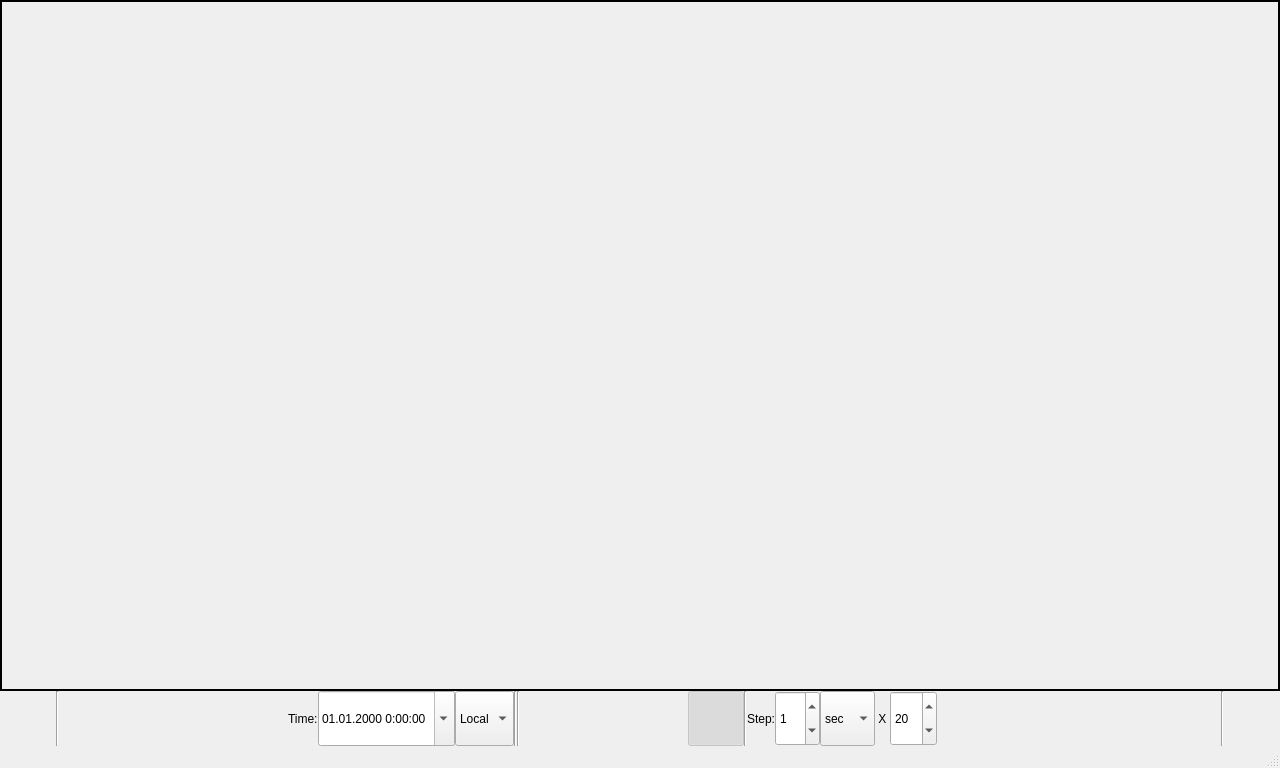
<?xml version="1.0" encoding="UTF-8"?>
<ui version="4.0">
 <author>Yan Coduemat</author>
 <class>MainWindow</class>
 <widget class="QMainWindow" name="MainWindow">
  <property name="geometry">
   <rect>
    <x>0</x>
    <y>0</y>
    <width>1280</width>
    <height>768</height>
   </rect>
  </property>
  <property name="sizePolicy">
   <sizepolicy hsizetype="Minimum" vsizetype="Minimum">
    <horstretch>0</horstretch>
    <verstretch>0</verstretch>
   </sizepolicy>
  </property>
  <property name="windowTitle">
   <string>SatViewer</string>
  </property>
  <property name="windowIcon">
   <iconset resource="SatViewer.qrc">
    <normaloff>:/options/satviewer.png</normaloff>:/options/satviewer.png</iconset>
  </property>
  <property name="locale">
   <locale language="C" country="AnyCountry"/>
  </property>
  <property name="toolButtonStyle">
   <enum>Qt::ToolButtonTextUnderIcon</enum>
  </property>
  <widget class="QWidget" name="centralwidget">
   <layout class="QHBoxLayout" name="horizontalLayout">
    <property name="spacing">
     <number>0</number>
    </property>
    <property name="leftMargin">
     <number>0</number>
    </property>
    <property name="topMargin">
     <number>0</number>
    </property>
    <property name="rightMargin">
     <number>0</number>
    </property>
    <property name="bottomMargin">
     <number>0</number>
    </property>
    <item>
     <widget class="QFrame" name="frameMain">
      <property name="cursor">
       <cursorShape>ArrowCursor</cursorShape>
      </property>
      <property name="frameShape">
       <enum>QFrame::NoFrame</enum>
      </property>
      <property name="frameShadow">
       <enum>QFrame::Raised</enum>
      </property>
      <layout class="QVBoxLayout" name="verticalLayout_2">
       <property name="spacing">
        <number>0</number>
       </property>
       <property name="leftMargin">
        <number>0</number>
       </property>
       <property name="topMargin">
        <number>0</number>
       </property>
       <property name="rightMargin">
        <number>0</number>
       </property>
       <property name="bottomMargin">
        <number>0</number>
       </property>
       <item>
        <widget class="QFrame" name="frameMap">
         <property name="cursor">
          <cursorShape>CrossCursor</cursorShape>
         </property>
         <property name="frameShape">
          <enum>QFrame::Panel</enum>
         </property>
         <property name="frameShadow">
          <enum>QFrame::Plain</enum>
         </property>
         <property name="lineWidth">
          <number>2</number>
         </property>
        </widget>
       </item>
       <item>
        <widget class="QFrame" name="frameTime">
         <property name="sizePolicy">
          <sizepolicy hsizetype="Preferred" vsizetype="Maximum">
           <horstretch>0</horstretch>
           <verstretch>0</verstretch>
          </sizepolicy>
         </property>
         <layout class="QHBoxLayout" name="horizontalLayout_2">
          <property name="spacing">
           <number>0</number>
          </property>
          <property name="leftMargin">
           <number>0</number>
          </property>
          <property name="topMargin">
           <number>0</number>
          </property>
          <property name="rightMargin">
           <number>0</number>
          </property>
          <property name="bottomMargin">
           <number>0</number>
          </property>
          <item>
           <widget class="QToolButton" name="tlBtnOptions">
            <property name="sizePolicy">
             <sizepolicy hsizetype="Minimum" vsizetype="Minimum">
              <horstretch>0</horstretch>
              <verstretch>0</verstretch>
             </sizepolicy>
            </property>
            <property name="toolTip">
             <string>Настройки</string>
            </property>
            <property name="text">
             <string/>
            </property>
            <property name="icon">
             <iconset resource="SatViewer.qrc">
              <normaloff>:/toolbar/menu.svg</normaloff>:/toolbar/menu.svg</iconset>
            </property>
            <property name="iconSize">
             <size>
              <width>48</width>
              <height>48</height>
             </size>
            </property>
            <property name="autoRaise">
             <bool>true</bool>
            </property>
           </widget>
          </item>
          <item>
           <widget class="Line" name="line_4">
            <property name="orientation">
             <enum>Qt::Vertical</enum>
            </property>
           </widget>
          </item>
          <item>
           <spacer name="horizontalSpacer_2">
            <property name="orientation">
             <enum>Qt::Horizontal</enum>
            </property>
            <property name="sizeHint" stdset="0">
             <size>
              <width>40</width>
              <height>20</height>
             </size>
            </property>
           </spacer>
          </item>
          <item>
           <widget class="QLabel" name="label">
            <property name="sizePolicy">
             <sizepolicy hsizetype="Minimum" vsizetype="Minimum">
              <horstretch>0</horstretch>
              <verstretch>0</verstretch>
             </sizepolicy>
            </property>
            <property name="maximumSize">
             <size>
              <width>16777215</width>
              <height>16777215</height>
             </size>
            </property>
            <property name="text">
             <string>Time:</string>
            </property>
            <property name="buddy">
             <cstring>dateTimeEdit</cstring>
            </property>
           </widget>
          </item>
          <item>
           <widget class="QDateTimeEdit" name="dateTimeEdit">
            <property name="enabled">
             <bool>true</bool>
            </property>
            <property name="sizePolicy">
             <sizepolicy hsizetype="Minimum" vsizetype="Minimum">
              <horstretch>0</horstretch>
              <verstretch>0</verstretch>
             </sizepolicy>
            </property>
            <property name="specialValueText">
             <string notr="true"/>
            </property>
            <property name="correctionMode">
             <enum>QAbstractSpinBox::CorrectToNearestValue</enum>
            </property>
            <property name="displayFormat">
             <string notr="true">dd.MM.yyyy H:mm:ss</string>
            </property>
            <property name="calendarPopup">
             <bool>true</bool>
            </property>
            <property name="currentSectionIndex">
             <number>0</number>
            </property>
           </widget>
          </item>
          <item>
           <widget class="QComboBox" name="comboBoxTimeType">
            <property name="sizePolicy">
             <sizepolicy hsizetype="Minimum" vsizetype="Minimum">
              <horstretch>0</horstretch>
              <verstretch>0</verstretch>
             </sizepolicy>
            </property>
            <property name="minimumSize">
             <size>
              <width>0</width>
              <height>32</height>
             </size>
            </property>
            <property name="sizeAdjustPolicy">
             <enum>QComboBox::AdjustToContents</enum>
            </property>
            <item>
             <property name="text">
              <string>Local</string>
             </property>
            </item>
            <item>
             <property name="text">
              <string>UTC</string>
             </property>
            </item>
           </widget>
          </item>
          <item>
           <widget class="Line" name="line">
            <property name="orientation">
             <enum>Qt::Vertical</enum>
            </property>
           </widget>
          </item>
          <item>
           <widget class="Line" name="line_5">
            <property name="orientation">
             <enum>Qt::Vertical</enum>
            </property>
           </widget>
          </item>
          <item>
           <widget class="QToolButton" name="tlBtnTime">
            <property name="sizePolicy">
             <sizepolicy hsizetype="Minimum" vsizetype="Minimum">
              <horstretch>0</horstretch>
              <verstretch>0</verstretch>
             </sizepolicy>
            </property>
            <property name="text">
             <string/>
            </property>
            <property name="icon">
             <iconset resource="SatViewer.qrc">
              <normaloff>:/toolbar/down-arrow.svg</normaloff>:/toolbar/down-arrow.svg</iconset>
            </property>
            <property name="iconSize">
             <size>
              <width>48</width>
              <height>48</height>
             </size>
            </property>
            <property name="checkable">
             <bool>true</bool>
            </property>
            <property name="autoRaise">
             <bool>true</bool>
            </property>
           </widget>
          </item>
          <item>
           <widget class="QToolButton" name="tlBtnPlay">
            <property name="enabled">
             <bool>false</bool>
            </property>
            <property name="sizePolicy">
             <sizepolicy hsizetype="Minimum" vsizetype="Minimum">
              <horstretch>0</horstretch>
              <verstretch>0</verstretch>
             </sizepolicy>
            </property>
            <property name="text">
             <string/>
            </property>
            <property name="icon">
             <iconset resource="SatViewer.qrc">
              <normaloff>:/toolbar/play-button.svg</normaloff>
              <normalon>:/toolbar/pause.svg</normalon>:/toolbar/play-button.svg</iconset>
            </property>
            <property name="iconSize">
             <size>
              <width>48</width>
              <height>48</height>
             </size>
            </property>
            <property name="checkable">
             <bool>true</bool>
            </property>
            <property name="autoRaise">
             <bool>true</bool>
            </property>
           </widget>
          </item>
          <item>
           <widget class="QToolButton" name="tlBtnBackward">
            <property name="enabled">
             <bool>false</bool>
            </property>
            <property name="sizePolicy">
             <sizepolicy hsizetype="Minimum" vsizetype="Minimum">
              <horstretch>0</horstretch>
              <verstretch>0</verstretch>
             </sizepolicy>
            </property>
            <property name="text">
             <string/>
            </property>
            <property name="icon">
             <iconset resource="SatViewer.qrc">
              <normaloff>:/toolbar/left-arrow-1.svg</normaloff>:/toolbar/left-arrow-1.svg</iconset>
            </property>
            <property name="iconSize">
             <size>
              <width>48</width>
              <height>48</height>
             </size>
            </property>
            <property name="checkable">
             <bool>true</bool>
            </property>
            <property name="checked">
             <bool>false</bool>
            </property>
            <property name="autoRaise">
             <bool>true</bool>
            </property>
           </widget>
          </item>
          <item>
           <widget class="QToolButton" name="tlBtnForward">
            <property name="enabled">
             <bool>false</bool>
            </property>
            <property name="sizePolicy">
             <sizepolicy hsizetype="Minimum" vsizetype="Minimum">
              <horstretch>0</horstretch>
              <verstretch>0</verstretch>
             </sizepolicy>
            </property>
            <property name="text">
             <string/>
            </property>
            <property name="icon">
             <iconset resource="SatViewer.qrc">
              <normaloff>:/toolbar/right-arrow-1.svg</normaloff>:/toolbar/right-arrow-1.svg</iconset>
            </property>
            <property name="iconSize">
             <size>
              <width>48</width>
              <height>48</height>
             </size>
            </property>
            <property name="checkable">
             <bool>true</bool>
            </property>
            <property name="checked">
             <bool>true</bool>
            </property>
            <property name="autoRaise">
             <bool>true</bool>
            </property>
           </widget>
          </item>
          <item>
           <widget class="Line" name="line_2">
            <property name="orientation">
             <enum>Qt::Vertical</enum>
            </property>
           </widget>
          </item>
          <item>
           <widget class="QLabel" name="label_2">
            <property name="sizePolicy">
             <sizepolicy hsizetype="Maximum" vsizetype="Minimum">
              <horstretch>0</horstretch>
              <verstretch>0</verstretch>
             </sizepolicy>
            </property>
            <property name="text">
             <string>Step:</string>
            </property>
            <property name="buddy">
             <cstring>spinBoxStep</cstring>
            </property>
           </widget>
          </item>
          <item>
           <widget class="QSpinBox" name="spinBoxStep">
            <property name="sizePolicy">
             <sizepolicy hsizetype="Maximum" vsizetype="Minimum">
              <horstretch>0</horstretch>
              <verstretch>0</verstretch>
             </sizepolicy>
            </property>
            <property name="minimum">
             <number>-99</number>
            </property>
            <property name="value">
             <number>1</number>
            </property>
           </widget>
          </item>
          <item>
           <widget class="QComboBox" name="comboBoxStep">
            <property name="sizePolicy">
             <sizepolicy hsizetype="Maximum" vsizetype="Minimum">
              <horstretch>0</horstretch>
              <verstretch>0</verstretch>
             </sizepolicy>
            </property>
            <item>
             <property name="text">
              <string>sec</string>
             </property>
            </item>
            <item>
             <property name="text">
              <string>min</string>
             </property>
            </item>
            <item>
             <property name="text">
              <string>hour</string>
             </property>
            </item>
            <item>
             <property name="text">
              <string>day</string>
             </property>
            </item>
           </widget>
          </item>
          <item>
           <widget class="QLabel" name="label_3">
            <property name="sizePolicy">
             <sizepolicy hsizetype="Minimum" vsizetype="Minimum">
              <horstretch>0</horstretch>
              <verstretch>0</verstretch>
             </sizepolicy>
            </property>
            <property name="text">
             <string> X </string>
            </property>
           </widget>
          </item>
          <item>
           <widget class="QSpinBox" name="spinBoxTimeX">
            <property name="sizePolicy">
             <sizepolicy hsizetype="Maximum" vsizetype="Minimum">
              <horstretch>0</horstretch>
              <verstretch>0</verstretch>
             </sizepolicy>
            </property>
            <property name="minimum">
             <number>1</number>
            </property>
            <property name="maximum">
             <number>100</number>
            </property>
            <property name="singleStep">
             <number>5</number>
            </property>
            <property name="value">
             <number>20</number>
            </property>
           </widget>
          </item>
          <item>
           <spacer name="horizontalSpacer">
            <property name="orientation">
             <enum>Qt::Horizontal</enum>
            </property>
            <property name="sizeHint" stdset="0">
             <size>
              <width>40</width>
              <height>20</height>
             </size>
            </property>
           </spacer>
          </item>
          <item>
           <widget class="QToolButton" name="btnFullScreen">
            <property name="sizePolicy">
             <sizepolicy hsizetype="Minimum" vsizetype="Minimum">
              <horstretch>0</horstretch>
              <verstretch>0</verstretch>
             </sizepolicy>
            </property>
            <property name="toolTip">
             <string>Ctlr+F</string>
            </property>
            <property name="icon">
             <iconset resource="SatViewer.qrc">
              <normaloff>:/toolbar/export.svg</normaloff>:/toolbar/export.svg</iconset>
            </property>
            <property name="iconSize">
             <size>
              <width>48</width>
              <height>48</height>
             </size>
            </property>
            <property name="autoRaise">
             <bool>true</bool>
            </property>
           </widget>
          </item>
          <item>
           <widget class="Line" name="line_3">
            <property name="orientation">
             <enum>Qt::Vertical</enum>
            </property>
           </widget>
          </item>
          <item>
           <widget class="QToolButton" name="tlBtnExit">
            <property name="sizePolicy">
             <sizepolicy hsizetype="Minimum" vsizetype="Minimum">
              <horstretch>0</horstretch>
              <verstretch>0</verstretch>
             </sizepolicy>
            </property>
            <property name="toolTip">
             <string>Quit</string>
            </property>
            <property name="text">
             <string/>
            </property>
            <property name="icon">
             <iconset resource="SatViewer.qrc">
              <normaloff>:/toolbar/power.svg</normaloff>:/toolbar/power.svg</iconset>
            </property>
            <property name="iconSize">
             <size>
              <width>48</width>
              <height>48</height>
             </size>
            </property>
            <property name="autoRaise">
             <bool>true</bool>
            </property>
           </widget>
          </item>
         </layout>
        </widget>
       </item>
      </layout>
     </widget>
    </item>
   </layout>
  </widget>
  <widget class="QStatusBar" name="statusbar"/>
 </widget>
 <tabstops>
  <tabstop>tlBtnOptions</tabstop>
  <tabstop>dateTimeEdit</tabstop>
  <tabstop>comboBoxTimeType</tabstop>
  <tabstop>tlBtnTime</tabstop>
  <tabstop>tlBtnPlay</tabstop>
  <tabstop>tlBtnBackward</tabstop>
  <tabstop>tlBtnForward</tabstop>
  <tabstop>spinBoxStep</tabstop>
  <tabstop>comboBoxStep</tabstop>
  <tabstop>spinBoxTimeX</tabstop>
  <tabstop>tlBtnExit</tabstop>
 </tabstops>
 <resources>
  <include location="SatViewer.qrc"/>
 </resources>
 <connections>
  <connection>
   <sender>tlBtnExit</sender>
   <signal>clicked()</signal>
   <receiver>MainWindow</receiver>
   <slot>close()</slot>
   <hints>
    <hint type="sourcelabel">
     <x>681</x>
     <y>460</y>
    </hint>
    <hint type="destinationlabel">
     <x>204</x>
     <y>164</y>
    </hint>
   </hints>
  </connection>
 </connections>
 <slots>
  <slot>showDlgOptions()</slot>
  <slot>slot1()</slot>
 </slots>
</ui>
